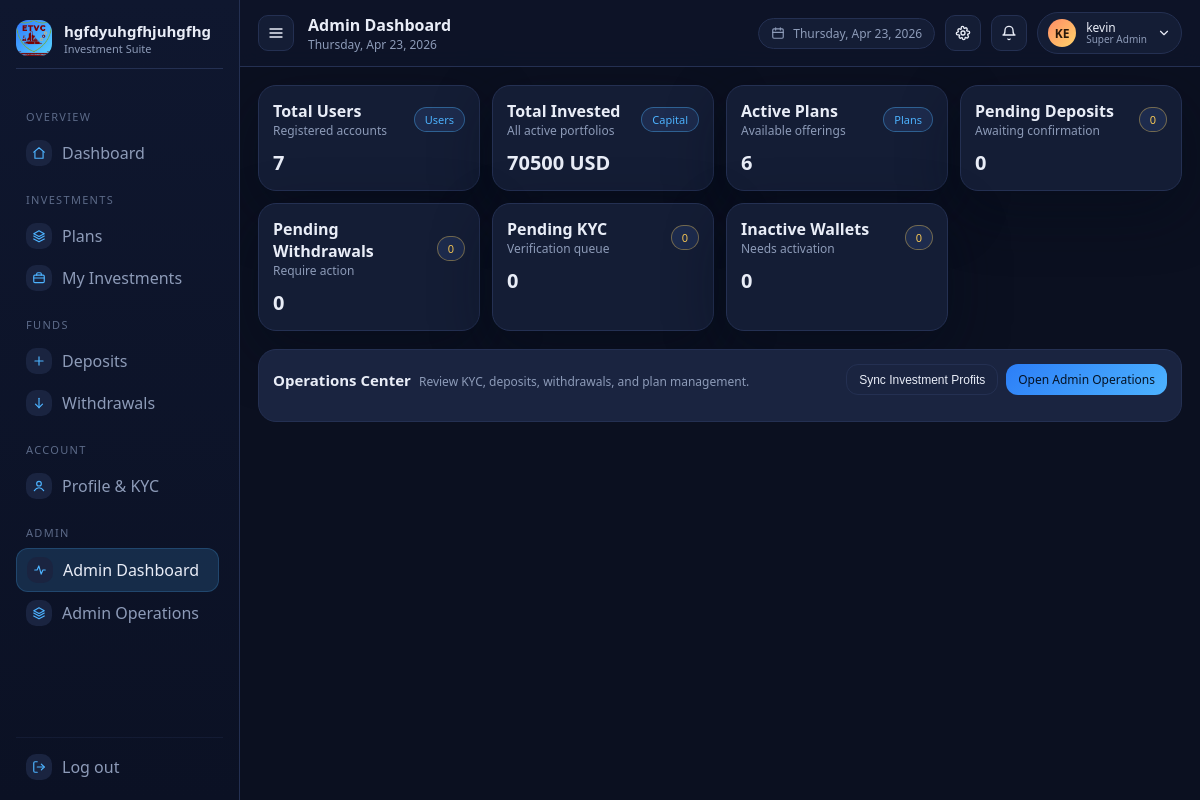
The page /staff/ (signed in) on the database its author committed.
### settingsconfig/models.py (models this page shows, shortened)
class SystemSetting(models.Model):
    key = models.CharField(max_length=100, unique=True)
    value = models.JSONField()
    updated_at = models.DateTimeField(auto_now=True)

### adminpanel/views.py (the view)
# urls.py: path('', AdminDashboardView.as_view(), name='admin_dashboard'),
class AdminDashboardView(LoginRequiredMixin, StaffOnlyMixin, TemplateView):
    template_name = 'admin_dashboard.html'
    def get_context_data(self, **kwargs):
        context = super().get_context_data(**kwargs)
        pending_deposits = Deposit.objects.filter(status__in=['pending', 'confirming'])
        pending_withdrawals = Withdrawal.objects.filter(status__in=['pending'])
        pending_kyc = KYCProfile.objects.filter(status='pending')
        pending_wallets = Wallet.objects.filter(is_active=False)
        total_users = User.objects.count()
        total_invested = UserInvestment.objects.aggregate(total=Sum('amount'))['total'] or 0
        active_plans = InvestmentPlan.objects.filter(is_active=True).count()
        context.update(
            counts={
                'deposits': pending_deposits.count(),
                'withdrawals': pending_withdrawals.count(),
                'kyc': pending_kyc.count(),
                'wallets': pending_wallets.count(),
                'users': total_users,
                'invested': total_invested,
                'active_plans': active_plans,
            },
            now=timezone.now(),
        )
        return context

### accounts/context_processors.py (called while the page is built)
def notifications(request):
    if request.user.is_authenticated:
        unread_qs = Notification.objects.filter(user=request.user, is_read=False).order_by('-created_at')
        items = unread_qs[:8]
        unread = unread_qs.count()
        return {'NOTIFICATIONS': items, 'NOTIF_UNREAD': unread}
    return {'NOTIFICATIONS': [], 'NOTIF_UNREAD': 0}

### adminpanel/views.py (called while the page is built)
    def test_func(self):
        return self.request.user.is_staff

### kyc/context_processors.py (called while the page is built)
def kyc_status(request):
    if request.user.is_authenticated:
        profile = KYCProfile.objects.filter(user=request.user).first()
        return {'KYC_PROFILE': profile}
    return {'KYC_PROFILE': None}

### wallets/context_processors.py (called while the page is built)
def wallet_summary(request):
    if request.user.is_authenticated:
        wallet = get_primary_wallet(request.user)
        wallets = Wallet.objects.filter(user=request.user).order_by('-is_default', 'created_at')
        return {'WALLET_SUMMARY': wallet, 'WALLETS': wallets}
    return {'WALLET_SUMMARY': None, 'WALLETS': []}

### wallets/services.py (called while the page is built)
def get_primary_wallet(user) -> Wallet | None:
    wallet = Wallet.objects.filter(user=user, wallet_type='primary').first()
    if wallet:
        return wallet
    try:
        return create_primary_wallet(user)
    except Exception:
        return None

### templates/admin_dashboard.html (shortened to what this page needs)
{% extends "base.html" %}
{% block content %}
<div class="card-grid">
  <div class="card">
    <div class="card-header">
      <div>
        <div class="card-title">Total Users</div>
        <div class="card-muted">Registered accounts</div>
      </div>
      <span class="badge info">Users</span>
    </div>
    <div class="metric-value">{{ counts.users }}</div>
  </div>
  <div class="card">
    <div class="card-header">
      <div>
        <div class="card-title">Total Invested</div>
        <div class="card-muted">All active portfolios</div>
      </div>
      <span class="badge info">Capital</span>
    </div>
    <div class="metric-value">{{ counts.invested }} {{ SYSTEM_SETTINGS.CURRENCY|default:'USD' }}</div>
  </div>
  <div class="card">
    <div class="card-header">
      <div>
        <div class="card-title">Active Plans</div>
        <div class="card-muted">Available offerings</div>
      </div>
      <span class="badge info">Plans</span>
    </div>
    <div class="metric-value">{{ counts.active_plans }}</div>
  </div>
  <div class="card">
    <div class="card-header">
      <div>
        <div class="card-title">Pending Deposits</div>
        <div class="card-muted">Awaiting confirmation</div>
      </div>
      <span class="badge warning">{{ counts.deposits }}</span>
    </div>
    <div class="metric-value">{{ counts.deposits }}</div>
  </div>
  <div class="card">
    <div class="card-header">
      <div>
        <div class="card-title">Pending Withdrawals</div>
        <div class="card-muted">Require action</div>
      </div>
      <span class="badge warning">{{ counts.withdrawals }}</span>
    </div>
    <div class="metric-value">{{ counts.withdrawals }}</div>
  </div>
  <div class="card">
    <div class="card-header">
      <div>
        <div class="card-title">Pending KYC</div>
        <div class="card-muted">Verification queue</div>
      </div>
      <span class="badge warning">{{ counts.kyc }}</span>
    </div>
    <div class="metric-value">{{ counts.kyc }}</div>
  </div>
  <div class="card">
    <div class="card-header">
      <div>
        <div class="card-title">Inactive Wallets</div>
        <div class="card-muted">Needs activation</div>
      </div>
      <span class="badge warning">{{ counts.wallets }}</span>
    </div>
    <div class="metric-value">{{ counts.wallets }}</div>
  </div>
</div>
<div class="section-card">
  <div class="section-header">
    <div>
      <div class="section-title">Operations Center</div>
      <div class="card-muted">Review KYC, deposits, withdrawals, and plan management.</div>
    </div>
    <div class="section-actions">
      <form method="post" action="{% url 'admin_sync_profits' %}" style="display:inline-flex;">
        <button class="btn ghost" type="submit">Sync Investment Profits</button>
      </form>
      <a class="btn primary" href="{% url 'admin_operations' %}">Open Admin Operations</a>
    </div>
  </div>
</div>
{% endblock %}

### templates/partials/sidebar.html
{% with current=request.resolver_match.url_name %}
<aside class="sidebar">
  <div class="sidebar-brand sidebar-header">
    <div class="brand-mark">
      {% if SYSTEM_SETTINGS.SITE_LOGO %}
        <img class="brand-logo" src="{{ SYSTEM_SETTINGS.SITE_LOGO }}" alt="{{ SYSTEM_SETTINGS.PROJECT_NAME|default:'Invest Platform' }}" />
      {% else %}
        <svg class="icon lg"><use href="#icon-layers"></use></svg>
      {% endif %}
    </div>
    <div class="brand-text">
      <div class="brand-title">{{ SYSTEM_SETTINGS.PROJECT_NAME|default:'Invest Platform' }}</div>
      <div class="brand-subtitle">{{ SYSTEM_SETTINGS.SITE_TAGLINE|default:'Investment Suite' }}</div>
    </div>
  </div>
  <div class="sidebar-scroll">
    <div class="nav-section">
      <div class="nav-section-title">Overview</div>
      <a class="nav-item {% if current == 'dashboard' %}active{% endif %}" href="{% url 'dashboard' %}">
        <span class="nav-icon"><svg class="icon sm"><use href="#icon-home"></use></svg></span>
        <span>Dashboard</span>
      </a>
    </div>
    <div class="nav-section">
      <div class="nav-section-title">Investments</div>
      <a class="nav-item {% if current == 'plans' %}active{% endif %}" href="{% url 'plans' %}">
        <span class="nav-icon"><svg class="icon sm"><use href="#icon-layers"></use></svg></span>
        <span>Plans</span>
      </a>
      <a class="nav-item {% if current == 'my_investments' %}active{% endif %}" href="{% url 'my_investments' %}">
        <span class="nav-icon"><svg class="icon sm"><use href="#icon-briefcase"></use></svg></span>
        <span>My Investments</span>
      </a>
    </div>
    <div class="nav-section">
      <div class="nav-section-title">Funds</div>
      <a class="nav-item {% if current == 'deposit_list' %}active{% endif %}" href="{% url 'deposit_list' %}">
        <span class="nav-icon"><svg class="icon sm"><use href="#icon-plus"></use></svg></span>
        <span>Deposits</span>
      </a>
      <a class="nav-item {% if current == 'withdrawal_list' %}active{% endif %}" href="{% url 'withdrawal_list' %}">
        <span class="nav-icon"><svg class="icon sm"><use href="#icon-arrow-down"></use></svg></span>
        <span>Withdrawals</span>
      </a>
    </div>
    <div class="nav-section">
      <div class="nav-section-title">Account</div>
      <a class="nav-item {% if current == 'profile' %}active{% endif %}" href="{% url 'profile' %}">
        <span class="nav-icon"><svg class="icon sm"><use href="#icon-user"></use></svg></span>
        <span>Profile & KYC</span>
      </a>
    </div>
    {% if request.user.is_staff %}
    <div class="nav-section">
      <div class="nav-section-title">Admin</div>
      <a class="nav-item {% if current == 'admin_dashboard' %}active{% endif %}" href="{% url 'admin_dashboard' %}">
        <span class="nav-icon"><svg class="icon sm"><use href="#icon-activity"></use></svg></span>
        <span>Admin Dashboard</span>
      </a>
      <a class="nav-item {% if current == 'admin_operations' %}active{% endif %}" href="{% url 'admin_operations' %}">
        <span class="nav-icon"><svg class="icon sm"><use href="#icon-layers"></use></svg></span>
        <span>Admin Operations</span>
      </a>
    </div>
    {% endif %}
  </div>
  <div class="nav-section session-section sidebar-footer">
    <a class="nav-item" href="{% url 'logout' %}">
      <span class="nav-icon"><svg class="icon sm"><use href="#icon-log-out"></use></svg></span>
      <span>Log out</span>
    </a>
  </div>
</aside>
{% endwith %}

### templates/partials/topbar.html (shortened to what this page needs)
{% with current=request.resolver_match.url_name %}
<header class="topbar">
  <div class="topbar-left">
    <button class="sidebar-toggle icon-btn" data-sidebar-toggle type="button" aria-label="Toggle menu">
      <svg class="icon"><use href="#icon-menu"></use></svg>
    </button>
    <div class="page-titles">
      <div class="page-title">
        {% if current == 'dashboard' %}Dashboard
        {% elif current == 'plans' %}Investment Plans
        {% elif current == 'my_investments' %}My Investments
        {% elif current == 'deposit_list' %}Deposits
        {% elif current == 'withdrawal_list' %}Withdrawals
        {% elif current == 'profile' %}Profile & KYC
        {% elif current == 'notifications' %}Notifications
        {% elif current == 'admin_dashboard' %}Admin Dashboard
        {% elif current == 'admin_operations' %}Admin Operations
        {% else %}Dashboard{% endif %}
      </div>
      <div class="page-subtitle">{% now "l, M d, Y" %}</div>
    </div>
  </div>
  <div class="topbar-actions">
    <div class="date-chip">
      <svg class="icon sm"><use href="#icon-calendar"></use></svg>
      <span>{% now "l, M d, Y" %}</span>
    </div>
    <button class="icon-btn" type="button" title="Settings">
      <svg class="icon"><use href="#icon-settings"></use></svg>
    </button>
    <div class="notif-wrap" data-notif-wrap>
      <button class="icon-btn notif-btn" type="button" title="Notifications" data-notif-toggle>
        <svg class="icon"><use href="#icon-bell"></use></svg>
      </button>
    </div>
    <div class="user-menu">
      <div class="avatar">{{ request.user.username|default:'U'|slice:':2'|upper }}</div>
      <div class="user-meta">
        <div class="user-name">{{ request.user.username }}</div>
        <div class="user-role">{% if request.user.is_staff %}Super Admin{% else %}Investor{% endif %}</div>
      </div>
      <svg class="icon sm"><use href="#icon-chevron-down"></use></svg>
    </div>
  </div>
</header>
{% endwith %}

### rows shown on the page
SystemSetting: PROJECT_NAME "hgfdyuhgfhjuhgfhg"
SystemSetting: SITE_TAGLINE "Investment Suite"
SystemSetting: CURRENCY "USD"

### other values the page prints
{{ request.user.username|default:'U'|slice:':2'|upper }} "KE"
{{ request.user.username }} "kevin"
{{ counts.users }} "7"
{{ counts.invested }} "70500"
{{ counts.active_plans }} "6"
{{ counts.deposits }} "0"
{{ counts.withdrawals }} "0"
{{ counts.kyc }} "0"
{{ counts.wallets }} "0"
